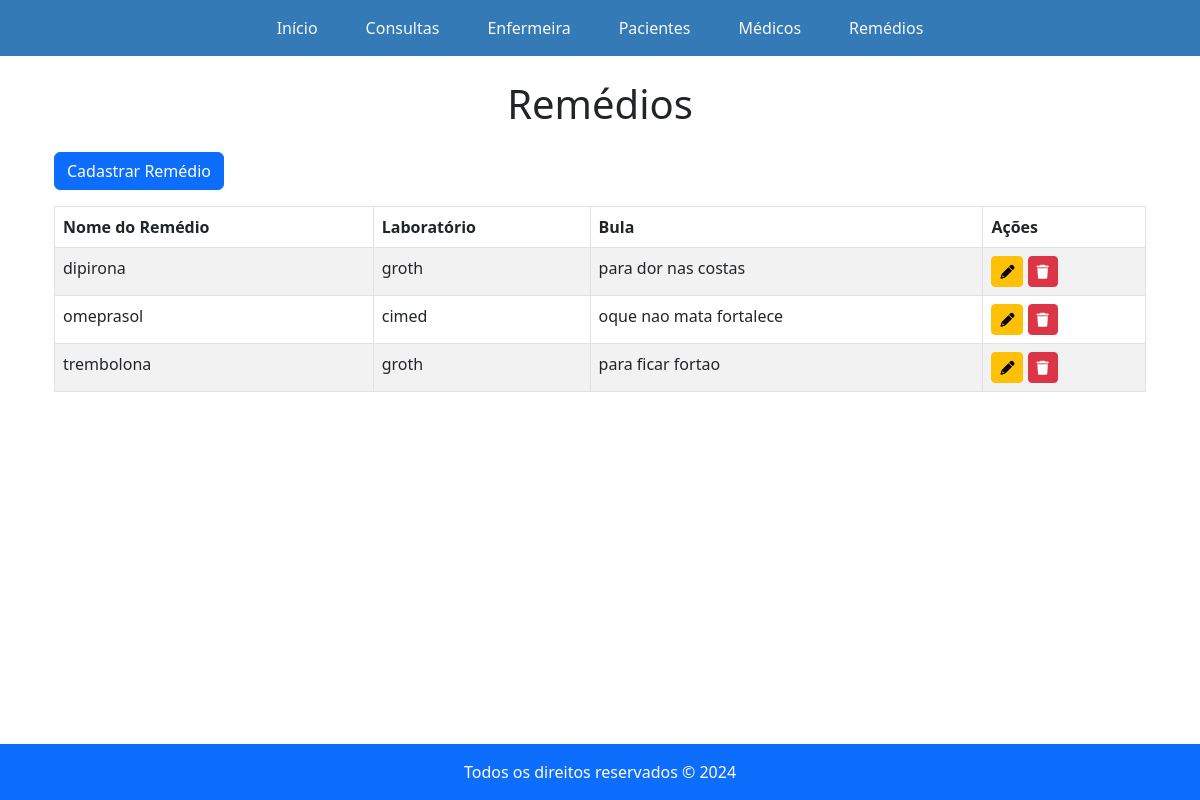
Screenshot of /remedios with the database file from the repository.
### app1/models.py (models this page shows, shortened)
class Remédio(models.Model):
    nome = models.CharField(max_length=100, blank=False)
    laboratorio = models.CharField(max_length=150, blank=False)
    bula = models.CharField(max_length=300, blank=False)

### app1/views.py (the view)
# urls.py: path('remedios', remedios,name='remedios'),
def remedios(request):
    return render(request,'Remedios.html',{'remedio':Remédio.objects.all()})

### app1/templates/Remedios.html (shortened to what this page needs)
{% extends 'base.html' %}
{% block content %}
<div class="container">
  <h1 class="text-center mb-4">Remédios</h1>
  <a href="" class="btn btn-primary mb-3">Cadastrar Remédio</a>
  <table class="table table-bordered table-striped">
    <thead class="bg-primary text-white">
      <tr>
        <th>Nome do Remédio</th>
        <th>Laboratório</th>
        <th>Bula</th>
        <th>Ações</th>
      </tr>
    </thead>
    <tbody class="bg-white">
      {% for valor in remedio %}
        <tr>
          <td>{{ valor.nome }}</td>
          <td>{{ valor.laboratorio }}</td>
          <td>{{ valor.bula }}</td>
          <td>
              <a href="{% url 'editarpaciente' valor.id %}" class="btn btn-warning btn-sm">
                <i class="fa fa-pencil" aria-hidden="true"></i>
              </a>
              <a href="{% url 'editarpaciente' valor.id %}" class="btn btn-danger btn-sm">
                <i class="fa fa-trash" aria-hidden="true"></i>
              </a>
          </td>
        </tr>
      {% empty %}
        <tr>
          <td colspan="4" class="text-center">Nenhum remédio encontrado.</td>
        </tr>
      {% endfor %}
    </tbody>
  </table>
</div>
{% endblock %}

### rows the page displays
Remédio: nome "dipirona", laboratorio "groth", bula "para dor nas costas"
Remédio: nome "omeprasol", laboratorio "cimed", bula "oque nao mata fortalece"
Remédio: nome "trembolona", laboratorio "groth", bula "para ficar fortao"
